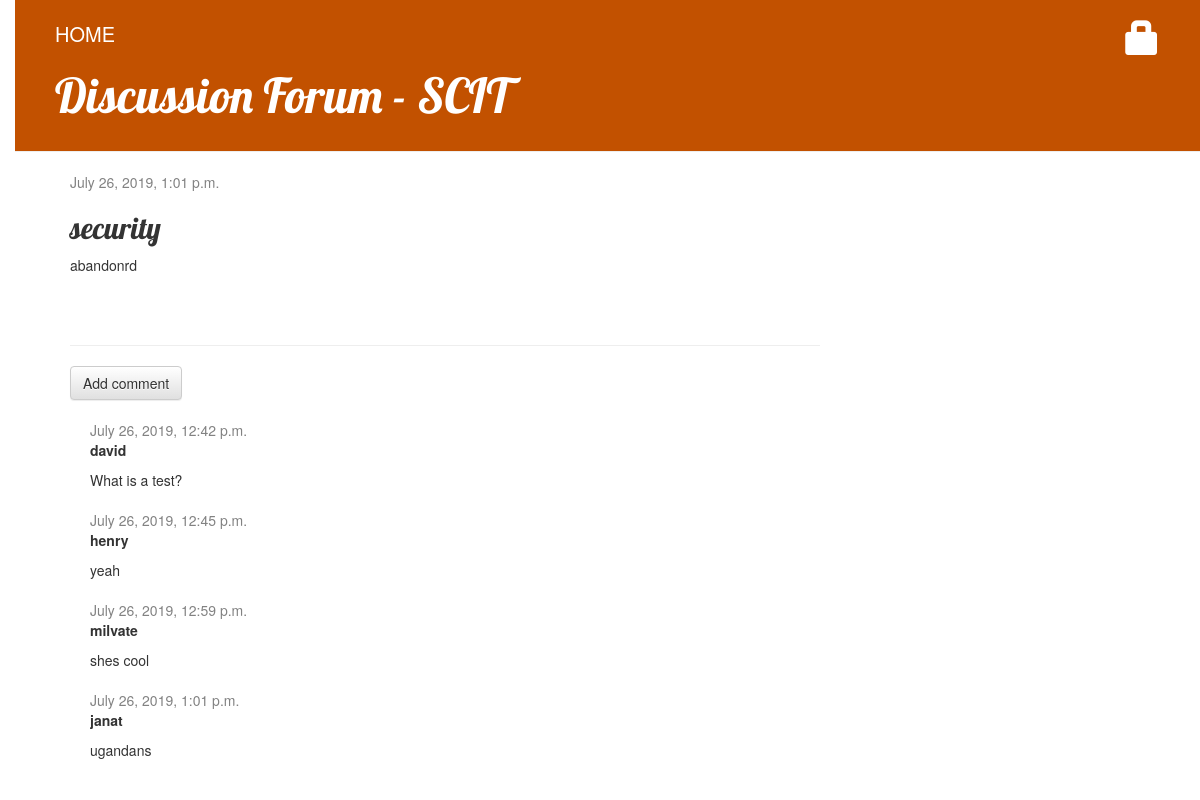
The app's page /post/1/ with its own data.
### blog/models.py (models this page shows, shortened)
class Post(models.Model):
    author = models.ForeignKey(settings.AUTH_USER_MODEL, on_delete=models.CASCADE)
    title = models.CharField(max_length=200)
    text = models.TextField()
    created_date = models.DateTimeField(default=timezone.now)
    published_date = models.DateTimeField(blank=True, null=True)

class Comment(models.Model):
    post = models.ForeignKey('blog.Post', on_delete=models.CASCADE, related_name='comments')
    author = models.CharField(max_length=200)
    text = models.TextField()
    created_date = models.DateTimeField(default=timezone.now)
    approved_comment = models.BooleanField(default=False)

### blog/views.py (the view)
# urls.py: path('post/<int:pk>/', views.post_detail, name='post_detail'),
def post_detail(request, pk):
    post = get_object_or_404(Post, pk=pk)
    return render(request, 'blog/post_detail.html', {'post': post})

### blog/templates/blog/post_detail.html (shortened to what this page needs)
{% extends 'blog/base.html' %}
{% block content %}
<div class="post">
    {% if post.published_date %}
    <div class="date">
        {{ post.published_date }}
    </div>
    {% else %}
    <a class="btn btn-default" href="{% url 'post_publish' pk=post.pk %}">Publish</a>
    {% endif %}
    <h2>{{ post.title }}</h2>
    <p>{{ post.text|linebreaksbr }}</p>
</div>
<hr>
<a class="btn btn-default" href="{% url 'add_comment_to_post' pk=post.pk %}">Add comment</a>
{% for comment in post.comments.all %}
{% if user.is_authenticated or comment.approved_comment %}
<div class="comment">
    <div class="date">
        {{ comment.created_date }}
    </div>
    <strong>{{ comment.author }}</strong>
    <p>{{ comment.text|linebreaks }}</p>
</div>
{% endif %}
{% empty %}
<p>No comments here yet :(</p>
{% endfor %}
{% endblock%}

### blog/static/css/blog.css (style rules this page uses)
body { padding-left: 15px; }
h1, h2, h3, h4 { font-family: 'Lobster', cursive; }
.date { color: #828282; }
.post { margin-bottom: 70px; }
.comment { margin: 20px 0px 20px 20px; }

### records on screen
Post: published_date "July 26, 2019, 1:01 p.m.", title "security", text "abandonrd"
Comment: created_date "July 26, 2019, 12:42 p.m.", author "david", text "What is a test?"
Comment: created_date "July 26, 2019, 12:45 p.m.", author "henry", text "yeah"
Comment: created_date "July 26, 2019, 12:59 p.m.", author "milvate", text "shes cool"
Comment: created_date "July 26, 2019, 1:01 p.m.", author "janat", text "ugandans"
